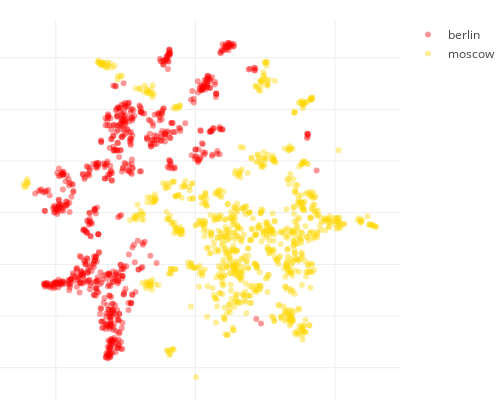

The notebook cell this image was saved under:
### Code cell
def locations_scatter_plot(locs_x, locs_y, 
                           opposite_locs_x,opposite_locs_y,
                          locs_labels, opposite_locs_labels):
    MARKER_OPACITY = 0.4
    PLOT_HEIGHT = 400
    PLOT_WIDTH = 500
    TARGET_COLOR = 'red'
    OPPOSITE_COLOR = 'gold'
    MARGIN = dict(l=0, r=30, b=0, t=20)
    
    
    def create_scatter(x, y, colors, labels, name):
        return go.Scatter(x=x, y=y,
                          mode='markers',
                          hoverinfo='text', 
                          text=labels, name=name,
                          marker=dict(opacity=MARKER_OPACITY, 
                                       color=colors))
    
    data = [create_scatter(locs_x, locs_y, TARGET_COLOR, 
                           locs_labels, CITY),
            create_scatter(opposite_locs_x, opposite_locs_y, 
                           OPPOSITE_COLOR, opposite_locs_labels, 
                           opposite_city)]

    axis_style = dict(showticklabels=False, zeroline=False)
    layout = go.Layout(height=PLOT_HEIGHT, width=PLOT_WIDTH,
                        margin=MARGIN, hovermode='closest',
                        xaxis=axis_style, yaxis=axis_style)

    fig = go.Figure(data=data, layout=layout)

    py.iplot(fig, show_link=False)


locations_scatter_plot(np.array(visual_data[0])[indexes_target],
                       np.array(visual_data[1])[indexes_target], 
                       np.array(visual_data[0])[indexes_opposite],
                       np.array(visual_data[1])[indexes_opposite],
                       labels[indexes_target], labels[indexes_opposite])

### Figure 1 — Plotly figure (JSON) as saved in the notebook; plotly's stock layout.template omitted (floating-point values rounded to 4 significant figures; data arrays with more than 128 entries replaced by an {"elided": "..."} marker saying what was removed)
{"data": [{"hoverinfo": "text", "marker": {"color": "red", "opacity": 0.4}, "mode": "markers", "name": "berlin", "text": {"elided": "773 str values"}, "type": "scatter", "uid": "59e9c3a8-28bf-11e9-b962-3c15c2cf2370", "x": {"elided": "773 float values"}, "y": {"elided": "773 float values"}}, {"hoverinfo": "text", "marker": {"color": "gold", "opacity": 0.4}, "mode": "markers", "name": "moscow", "text": {"elided": "886 str values"}, "type": "scatter", "uid": "59e9c634-28bf-11e9-bb64-3c15c2cf2370", "x": {"elided": "886 float values"}, "y": {"elided": "886 float values"}}], "layout": {"height": 400, "hovermode": "closest", "margin": {"b": 0, "l": 0, "r": 30, "t": 20}, "width": 500, "xaxis": {"showticklabels": false, "zeroline": false}, "yaxis": {"showticklabels": false, "zeroline": false}}}
